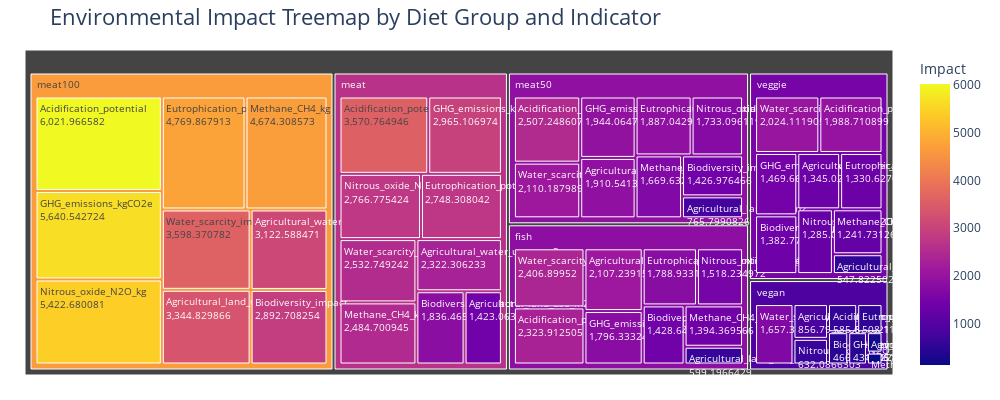

Write notebook code for a chart like this one.
### Markdown cell above
### Treemap

### Code cell
import pandas as pd
import plotly.express as px
import plotly.io as pio  

df = pd.read_csv("C:/Users/txy18/Desktop/processed_data.csv")

df_melted = df.melt(
    id_vars=["diet_type"],
    value_vars=[
        "GHG_emissions_kgCO2e",
        "Agricultural_land_use_m2",
        "Water_scarcity_impact",
        "Eutrophication_potential_gPO4e",
        "Methane_CH4_kg",
        "Nitrous_oxide_N2O_kg",
        "Biodiversity_impact",
        "Agricultural_water_usage_m3",
        "Acidification_potential"
    ],
    var_name="Indicator",
    value_name="Impact"
)

df_grouped = df_melted.groupby(["diet_type", "Indicator"]).sum().reset_index()

df_grouped["Label"] = df_grouped["diet_type"] + " - " + df_grouped["Indicator"]

fig = px.treemap(
    df_grouped,
    path=["diet_type", "Indicator"],
    values="Impact",
    color="Impact",
    color_continuous_scale="Plasma",
    title="Environmental Impact Treemap by Diet Group and Indicator",
    hover_data={
        "Impact": True,
        "diet_type": True,
        "Indicator": True
    }
)

fig.update_traces(
    textinfo="label+value",  
    hovertemplate='<b>%{label}</b><br>Impact: %{value:.2f}<extra></extra>'
)

fig.update_layout(
    title_font_size=22,
    margin=dict(t=50, l=25, r=25, b=25),
    uniformtext=dict(minsize=10, mode='show'),
    width=1000,
    height=400
)

pio.write_html(fig, file="C:/Users/txy18/Desktop/treemap_diet.html", auto_open=False)

fig.show()

### Figure 1 — Plotly figure (JSON) as saved in the notebook; plotly's stock layout.template omitted (floating-point values rounded to 4 significant figures; data arrays with more than 128 entries replaced by an {"elided": "..."} marker saying what was removed)
{"data": [{"branchvalues": "total", "customdata": {"elided": "60x3 mixed values"}, "domain": {"x": [0, 1], "y": [0, 1]}, "hovertemplate": "<b>%{label}</b><br>Impact: %{value:.2f}<extra></extra>", "ids": ["fish/Acidification_potential", "meat/Acidification_potential", "meat100/Acidification_potential", "meat50/Acidification_potential", "vegan/Acidification_potential", "veggie/Acidification_potential", "fish/Agricultural_land_use_m2", "meat/Agricultural_land_use_m2", "meat100/Agricultural_land_use_m2", "meat50/Agricultural_land_use_m2", "vegan/Agricultural_land_use_m2", "veggie/Agricultural_land_use_m2", "fish/Agricultural_water_usage_m3", "meat/Agricultural_water_usage_m3", "meat100/Agricultural_water_usage_m3", "meat50/Agricultural_water_usage_m3", "vegan/Agricultural_water_usage_m3", "veggie/Agricultural_water_usage_m3", "fish/Biodiversity_impact", "meat/Biodiversity_impact", "meat100/Biodiversity_impact", "meat50/Biodiversity_impact", "vegan/Biodiversity_impact", "veggie/Biodiversity_impact", "fish/Eutrophication_potential_gPO4e", "meat/Eutrophication_potential_gPO4e", "meat100/Eutrophication_potential_gPO4e", "meat50/Eutrophication_potential_gPO4e", "vegan/Eutrophication_potential_gPO4e", "veggie/Eutrophication_potential_gPO4e", "fish/GHG_emissions_kgCO2e", "meat/GHG_emissions_kgCO2e", "meat100/GHG_emissions_kgCO2e", "meat50/GHG_emissions_kgCO2e", "vegan/GHG_emissions_kgCO2e", "veggie/GHG_emissions_kgCO2e", "fish/Methane_CH4_kg", "meat/Methane_CH4_kg", "meat100/Methane_CH4_kg", "meat50/Methane_CH4_kg", "vegan/Methane_CH4_kg", "veggie/Methane_CH4_kg", "fish/Nitrous_oxide_N2O_kg", "meat/Nitrous_oxide_N2O_kg", "meat100/Nitrous_oxide_N2O_kg", "meat50/Nitrous_oxide_N2O_kg", "vegan/Nitrous_oxide_N2O_kg", "veggie/Nitrous_oxide_N2O_kg", "fish/Water_scarcity_impact", "meat/Water_scarcity_impact", "meat100/Water_scarcity_impact", "meat50/Water_scarcity_impact", "vegan/Water_scarcity_impact", "veggie/Water_scarcity_impact", "fish", "meat", "meat100", "meat50", "vegan", "veggie"], "labels": ["Acidification_potential", "Acidification_potential", "Acidification_potential", "Acidification_potential", "Acidification_potential", "Acidification_potential", "Agricultural_land_use_m2", "Agricultural_land_use_m2", "Agricultural_land_use_m2", "Agricultural_land_use_m2", "Agricultural_land_use_m2", "Agricultural_land_use_m2", "Agricultural_water_usage_m3", "Agricultural_water_usage_m3", "Agricultural_water_usage_m3", "Agricultural_water_usage_m3", "Agricultural_water_usage_m3", "Agricultural_water_usage_m3", "Biodiversity_impact", "Biodiversity_impact", "Biodiversity_impact", "Biodiversity_impact", "Biodiversity_impact", "Biodiversity_impact", "Eutrophication_potential_gPO4e", "Eutrophication_potential_gPO4e", "Eutrophication_potential_gPO4e", "Eutrophication_potential_gPO4e", "Eutrophication_potential_gPO4e", "Eutrophication_potential_gPO4e", "GHG_emissions_kgCO2e", "GHG_emissions_kgCO2e", "GHG_emissions_kgCO2e", "GHG_emissions_kgCO2e", "GHG_emissions_kgCO2e", "GHG_emissions_kgCO2e", "Methane_CH4_kg", "Methane_CH4_kg", "Methane_CH4_kg", "Methane_CH4_kg", "Methane_CH4_kg", "Methane_CH4_kg", "Nitrous_oxide_N2O_kg", "Nitrous_oxide_N2O_kg", "Nitrous_oxide_N2O_kg", "Nitrous_oxide_N2O_kg", "Nitrous_oxide_N2O_kg", "Nitrous_oxide_N2O_kg", "Water_scarcity_impact", "Water_scarcity_impact", "Water_scarcity_impact", "Water_scarcity_impact", "Water_scarcity_impact", "Water_scarcity_impact", "fish", "meat", "meat100", "meat50", "vegan", "veggie"], "marker": {"coloraxis": "coloraxis", "colors": [2324.0, 3571.0, 6022.0, 2507.0, 585.7, 1989.0, 599.2, 1423.0, 3345.0, 765.8, 226.2, 547.8, 2107.0, 2322.0, 3123.0, 1911.0, 856.8, 1345.0, 1429.0, 1836.0, 2893.0, 1427.0, 466.1, 1383.0, 1789.0, 2748.0, 4770.0, 1887.0, 508.1, 1331.0, 1796.0, 2965.0, 5641.0, 1944.0, 431.5, 1470.0, 1394.0, 2485.0, 4674.0, 1670.0, 132.5, 1242.0, 1518.0, 2767.0, 5423.0, 1733.0, 632.1, 1285.0, 2407.0, 2533.0, 3598.0, 2110.0, 1657.0, 2024.0, 1869.0, 2655.0, 4668.0, 1889.0, 901.3, 1522.0]}, "name": "", "parents": ["fish", "meat", "meat100", "meat50", "vegan", "veggie", "fish", "meat", "meat100", "meat50", "vegan", "veggie", "fish", "meat", "meat100", "meat50", "vegan", "veggie", "fish", "meat", "meat100", "meat50", "vegan", "veggie", "fish", "meat", "meat100", "meat50", "vegan", "veggie", "fish", "meat", "meat100", "meat50", "vegan", "veggie", "fish", "meat", "meat100", "meat50", "vegan", "veggie", "fish", "meat", "meat100", "meat50", "vegan", "veggie", "fish", "meat", "meat100", "meat50", "vegan", "veggie", "", "", "", "", "", ""], "textinfo": "label+value", "type": "treemap", "values": [2324.0, 3571.0, 6022.0, 2507.0, 585.7, 1989.0, 599.2, 1423.0, 3345.0, 765.8, 226.2, 547.8, 2107.0, 2322.0, 3123.0, 1911.0, 856.8, 1345.0, 1429.0, 1836.0, 2893.0, 1427.0, 466.1, 1383.0, 1789.0, 2748.0, 4770.0, 1887.0, 508.1, 1331.0, 1796.0, 2965.0, 5641.0, 1944.0, 431.5, 1470.0, 1394.0, 2485.0, 4674.0, 1670.0, 132.5, 1242.0, 1518.0, 2767.0, 5423.0, 1733.0, 632.1, 1285.0, 2407.0, 2533.0, 3598.0, 2110.0, 1657.0, 2024.0, 15360.0, 22650.0, 39490.0, 15950.0, 5496.0, 12620.0]}], "layout": {"coloraxis": {"colorbar": {"title": {"text": "Impact"}}, "colorscale": [[0, "#0d0887"], [0.1111, "#46039f"], [0.2222, "#7201a8"], [0.3333, "#9c179e"], [0.4444, "#bd3786"], [0.5556, "#d8576b"], [0.6667, "#ed7953"], [0.7778, "#fb9f3a"], [0.8889, "#fdca26"], [1, "#f0f921"]]}, "height": 400, "legend": {"tracegroupgap": 0}, "margin": {"b": 25, "l": 25, "r": 25, "t": 50}, "title": {"font": {"size": 22}, "text": "Environmental Impact Treemap by Diet Group and Indicator"}, "uniformtext": {"minsize": 10, "mode": "show"}, "width": 1000}}
